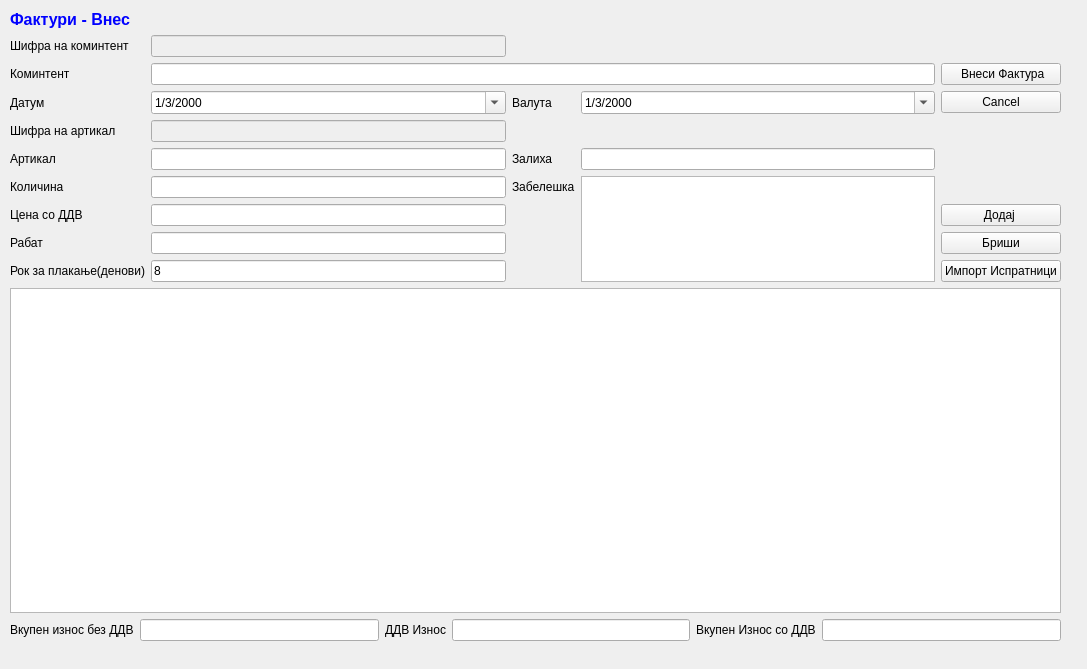
<?xml version="1.0" encoding="UTF-8"?>
<ui version="4.0">
 <class>FakturiVnes</class>
 <widget class="QWidget" name="FakturiVnes">
  <property name="geometry">
   <rect>
    <x>0</x>
    <y>0</y>
    <width>1087</width>
    <height>669</height>
   </rect>
  </property>
  <property name="windowTitle">
   <string>Form</string>
  </property>
  <widget class="QWidget" name="layoutWidget">
   <property name="geometry">
    <rect>
     <x>10</x>
     <y>10</y>
     <width>1051</width>
     <height>631</height>
    </rect>
   </property>
   <layout class="QGridLayout" name="gridLayout">
    <item row="10" column="0">
     <widget class="QLabel" name="label_9">
      <property name="text">
       <string>Рок за плакање(денови)</string>
      </property>
     </widget>
    </item>
    <item row="8" column="4">
     <widget class="QPushButton" name="pushButton_3">
      <property name="text">
       <string>Додај </string>
      </property>
     </widget>
    </item>
    <item row="11" column="0" colspan="5">
     <widget class="QTableView" name="tableView"/>
    </item>
    <item row="4" column="1">
     <widget class="QDateTimeEdit" name="dateTimeDatum">
      <property name="date">
       <date>
        <year>2000</year>
        <month>3</month>
        <day>1</day>
       </date>
      </property>
      <property name="displayFormat">
       <string>d/M/yyyy</string>
      </property>
      <property name="calendarPopup">
       <bool>true</bool>
      </property>
     </widget>
    </item>
    <item row="10" column="1">
     <widget class="QLineEdit" name="rok_za_plakanje_denovi">
      <property name="text">
       <string>8</string>
      </property>
     </widget>
    </item>
    <item row="6" column="1">
     <widget class="QLineEdit" name="artikal">
      <property name="enabled">
       <bool>true</bool>
      </property>
      <property name="toolTip">
       <string>&lt;html&gt;&lt;head/&gt;&lt;body&gt;&lt;p&gt;Притисни ЕНТЕР за да те однесе во листата&lt;/p&gt;&lt;/body&gt;&lt;/html&gt;</string>
      </property>
      <property name="readOnly">
       <bool>false</bool>
      </property>
     </widget>
    </item>
    <item row="4" column="3">
     <widget class="QDateTimeEdit" name="dateTimeValuta">
      <property name="date">
       <date>
        <year>2000</year>
        <month>3</month>
        <day>1</day>
       </date>
      </property>
      <property name="displayFormat">
       <string>d/M/yyyy</string>
      </property>
      <property name="calendarPopup">
       <bool>true</bool>
      </property>
     </widget>
    </item>
    <item row="3" column="1" colspan="3">
     <widget class="QLineEdit" name="komintent">
      <property name="enabled">
       <bool>true</bool>
      </property>
      <property name="toolTip">
       <string>&lt;html&gt;&lt;head/&gt;&lt;body&gt;&lt;p&gt;Притисни ЕНТЕР за да те однесе во листата&lt;/p&gt;&lt;/body&gt;&lt;/html&gt;</string>
      </property>
      <property name="readOnly">
       <bool>false</bool>
      </property>
     </widget>
    </item>
    <item row="7" column="2">
     <widget class="QLabel" name="label_10">
      <property name="text">
       <string>Забелешка</string>
      </property>
     </widget>
    </item>
    <item row="7" column="3" rowspan="4">
     <widget class="QTextEdit" name="zabeleska"/>
    </item>
    <item row="6" column="2">
     <widget class="QLabel" name="label_7">
      <property name="text">
       <string>Залиха</string>
      </property>
     </widget>
    </item>
    <item row="8" column="1">
     <widget class="QLineEdit" name="cena_so_ddv"/>
    </item>
    <item row="6" column="3">
     <widget class="QLineEdit" name="zaliha">
      <property name="readOnly">
       <bool>true</bool>
      </property>
     </widget>
    </item>
    <item row="7" column="1">
     <widget class="QLineEdit" name="kolicina"/>
    </item>
    <item row="8" column="0">
     <widget class="QLabel" name="label_5">
      <property name="text">
       <string>Цена со ДДВ</string>
      </property>
     </widget>
    </item>
    <item row="7" column="0">
     <widget class="QLabel" name="label_6">
      <property name="text">
       <string>Количина</string>
      </property>
     </widget>
    </item>
    <item row="12" column="0" colspan="5">
     <layout class="QGridLayout" name="gridLayout_2">
      <item row="0" column="0">
       <widget class="QLabel" name="label_13">
        <property name="text">
         <string>Вкупен износ без ДДВ</string>
        </property>
       </widget>
      </item>
      <item row="0" column="1">
       <widget class="QLineEdit" name="vk_iznos_bez_ddv">
        <property name="readOnly">
         <bool>true</bool>
        </property>
       </widget>
      </item>
      <item row="0" column="2">
       <widget class="QLabel" name="label_14">
        <property name="text">
         <string>ДДВ Износ</string>
        </property>
       </widget>
      </item>
      <item row="0" column="3">
       <widget class="QLineEdit" name="vk_ddv_iznos">
        <property name="readOnly">
         <bool>true</bool>
        </property>
       </widget>
      </item>
      <item row="0" column="4">
       <widget class="QLabel" name="label_15">
        <property name="text">
         <string>Вкупен Износ со ДДВ</string>
        </property>
       </widget>
      </item>
      <item row="0" column="5">
       <widget class="QLineEdit" name="vk_iznos_so_ddv">
        <property name="readOnly">
         <bool>true</bool>
        </property>
       </widget>
      </item>
     </layout>
    </item>
    <item row="3" column="0">
     <widget class="QLabel" name="label">
      <property name="text">
       <string>Коминтент</string>
      </property>
     </widget>
    </item>
    <item row="2" column="1">
     <widget class="QLineEdit" name="sifra_komintent">
      <property name="enabled">
       <bool>false</bool>
      </property>
      <property name="palette">
       <palette>
        <active>
         <colorrole role="Text">
          <brush brushstyle="SolidPattern">
           <color alpha="255">
            <red>0</red>
            <green>0</green>
            <blue>0</blue>
           </color>
          </brush>
         </colorrole>
        </active>
        <inactive>
         <colorrole role="Text">
          <brush brushstyle="SolidPattern">
           <color alpha="255">
            <red>0</red>
            <green>0</green>
            <blue>0</blue>
           </color>
          </brush>
         </colorrole>
        </inactive>
        <disabled>
         <colorrole role="Text">
          <brush brushstyle="SolidPattern">
           <color alpha="255">
            <red>0</red>
            <green>0</green>
            <blue>255</blue>
           </color>
          </brush>
         </colorrole>
        </disabled>
       </palette>
      </property>
      <property name="styleSheet">
       <string notr="true"/>
      </property>
      <property name="text">
       <string/>
      </property>
     </widget>
    </item>
    <item row="2" column="0">
     <widget class="QLabel" name="label_12">
      <property name="text">
       <string>Шифра на коминтент</string>
      </property>
     </widget>
    </item>
    <item row="5" column="1">
     <widget class="QLineEdit" name="sifra_artikal">
      <property name="enabled">
       <bool>false</bool>
      </property>
      <property name="palette">
       <palette>
        <active>
         <colorrole role="Text">
          <brush brushstyle="SolidPattern">
           <color alpha="255">
            <red>0</red>
            <green>0</green>
            <blue>0</blue>
           </color>
          </brush>
         </colorrole>
        </active>
        <inactive>
         <colorrole role="Text">
          <brush brushstyle="SolidPattern">
           <color alpha="255">
            <red>0</red>
            <green>0</green>
            <blue>0</blue>
           </color>
          </brush>
         </colorrole>
        </inactive>
        <disabled>
         <colorrole role="Text">
          <brush brushstyle="SolidPattern">
           <color alpha="255">
            <red>0</red>
            <green>0</green>
            <blue>255</blue>
           </color>
          </brush>
         </colorrole>
        </disabled>
       </palette>
      </property>
      <property name="styleSheet">
       <string notr="true"/>
      </property>
     </widget>
    </item>
    <item row="5" column="0">
     <widget class="QLabel" name="label_16">
      <property name="text">
       <string>Шифра на артикал</string>
      </property>
     </widget>
    </item>
    <item row="9" column="1">
     <widget class="QLineEdit" name="rabat"/>
    </item>
    <item row="4" column="2">
     <widget class="QLabel" name="label_11">
      <property name="text">
       <string>Валута</string>
      </property>
     </widget>
    </item>
    <item row="0" column="0" colspan="2">
     <widget class="QLabel" name="label_4">
      <property name="text">
       <string>&lt;!DOCTYPE HTML PUBLIC &quot;-//W3C//DTD HTML 4.0//EN&quot; &quot;http://www.w3.org/TR/REC-html40/strict.dtd&quot;&gt;
&lt;html&gt;&lt;head&gt;&lt;meta name=&quot;qrichtext&quot; content=&quot;1&quot; /&gt;&lt;style type=&quot;text/css&quot;&gt;
p, li { white-space: pre-wrap; }
&lt;/style&gt;&lt;/head&gt;&lt;body style=&quot; font-family:'MS Shell Dlg 2'; font-size:10pt; font-weight:400; font-style:normal;&quot;&gt;
&lt;p style=&quot; margin-top:0px; margin-bottom:0px; margin-left:0px; margin-right:0px; -qt-block-indent:0; text-indent:0px;&quot;&gt;&lt;span style=&quot; font-size:12pt; font-weight:600; color:#0000ff;&quot;&gt;Фактури - Внес&lt;/span&gt;&lt;/p&gt;&lt;/body&gt;&lt;/html&gt;</string>
      </property>
     </widget>
    </item>
    <item row="3" column="4">
     <widget class="QPushButton" name="pushButton_4">
      <property name="text">
       <string> Внеси Фактура</string>
      </property>
      <property name="icon">
       <iconset>
        <normaloff>../../../Brisi/sterna/Resources/key_f9.png</normaloff>../../../Brisi/sterna/Resources/key_f9.png</iconset>
      </property>
     </widget>
    </item>
    <item row="10" column="4">
     <widget class="QPushButton" name="pushButtonA">
      <property name="enabled">
       <bool>true</bool>
      </property>
      <property name="text">
       <string>Импорт Испратници</string>
      </property>
     </widget>
    </item>
    <item row="4" column="0">
     <widget class="QLabel" name="label_2">
      <property name="text">
       <string>Датум</string>
      </property>
     </widget>
    </item>
    <item row="4" column="4">
     <widget class="QPushButton" name="pushButton_5">
      <property name="text">
       <string>Cancel</string>
      </property>
     </widget>
    </item>
    <item row="6" column="0">
     <widget class="QLabel" name="label_3">
      <property name="text">
       <string>Артикал</string>
      </property>
     </widget>
    </item>
    <item row="9" column="0">
     <widget class="QLabel" name="label_8">
      <property name="text">
       <string>Рабат</string>
      </property>
     </widget>
    </item>
    <item row="9" column="4">
     <widget class="QPushButton" name="pushButton_6">
      <property name="text">
       <string>Бриши</string>
      </property>
     </widget>
    </item>
   </layout>
  </widget>
 </widget>
 <tabstops>
  <tabstop>sifra_komintent</tabstop>
  <tabstop>komintent</tabstop>
  <tabstop>dateTimeDatum</tabstop>
  <tabstop>dateTimeValuta</tabstop>
  <tabstop>sifra_artikal</tabstop>
  <tabstop>artikal</tabstop>
  <tabstop>zaliha</tabstop>
  <tabstop>kolicina</tabstop>
  <tabstop>cena_so_ddv</tabstop>
  <tabstop>rabat</tabstop>
  <tabstop>rok_za_plakanje_denovi</tabstop>
  <tabstop>pushButton_3</tabstop>
  <tabstop>pushButton_6</tabstop>
  <tabstop>pushButtonA</tabstop>
  <tabstop>pushButton_4</tabstop>
  <tabstop>pushButton_5</tabstop>
  <tabstop>zabeleska</tabstop>
  <tabstop>tableView</tabstop>
  <tabstop>vk_iznos_bez_ddv</tabstop>
  <tabstop>vk_ddv_iznos</tabstop>
  <tabstop>vk_iznos_so_ddv</tabstop>
 </tabstops>
 <resources/>
 <connections/>
</ui>
